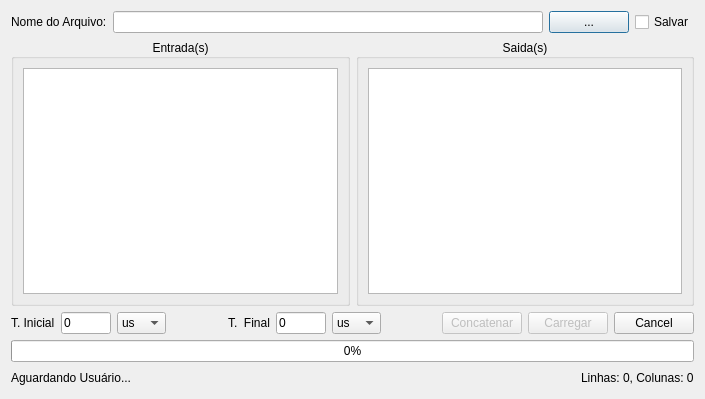
<?xml version="1.0" encoding="UTF-8"?>
<ui version="4.0">
 <class>DialogCar</class>
 <widget class="QDialog" name="DialogCar">
  <property name="geometry">
   <rect>
    <x>0</x>
    <y>0</y>
    <width>705</width>
    <height>399</height>
   </rect>
  </property>
  <property name="windowTitle">
   <string>Dialog</string>
  </property>
  <layout class="QVBoxLayout" name="verticalLayout">
   <item>
    <layout class="QHBoxLayout" name="horizontalLayout_2">
     <item>
      <widget class="QLabel" name="label_3">
       <property name="text">
        <string>Nome do Arquivo:</string>
       </property>
      </widget>
     </item>
     <item>
      <widget class="QLineEdit" name="LECaminho"/>
     </item>
     <item>
      <widget class="QPushButton" name="BSeleciona">
       <property name="sizePolicy">
        <sizepolicy hsizetype="Fixed" vsizetype="Fixed">
         <horstretch>0</horstretch>
         <verstretch>0</verstretch>
        </sizepolicy>
       </property>
       <property name="text">
        <string>...</string>
       </property>
      </widget>
     </item>
     <item>
      <widget class="QCheckBox" name="CBSalvar">
       <property name="text">
        <string>Salvar</string>
       </property>
      </widget>
     </item>
    </layout>
   </item>
   <item>
    <layout class="QHBoxLayout" name="horizontalLayout_5">
     <item>
      <widget class="QGroupBox" name="groupBox">
       <property name="title">
        <string>Entrada(s)</string>
       </property>
       <property name="alignment">
        <set>Qt::AlignCenter</set>
       </property>
       <layout class="QHBoxLayout" name="horizontalLayout_4">
        <item>
         <widget class="QSplitter" name="splitter_3">
          <property name="orientation">
           <enum>Qt::Vertical</enum>
          </property>
          <widget class="QListView" name="LVEntradas"/>
         </widget>
        </item>
       </layout>
      </widget>
     </item>
     <item>
      <widget class="QGroupBox" name="groupBox_2">
       <property name="layoutDirection">
        <enum>Qt::LeftToRight</enum>
       </property>
       <property name="title">
        <string>Saida(s)</string>
       </property>
       <property name="alignment">
        <set>Qt::AlignCenter</set>
       </property>
       <layout class="QHBoxLayout" name="horizontalLayout_6">
        <item>
         <widget class="QSplitter" name="splitter">
          <property name="orientation">
           <enum>Qt::Vertical</enum>
          </property>
          <widget class="QListView" name="LVSaida"/>
         </widget>
        </item>
       </layout>
      </widget>
     </item>
    </layout>
   </item>
   <item>
    <layout class="QHBoxLayout" name="horizontalLayout">
     <item>
      <widget class="QLabel" name="label_4">
       <property name="toolTip">
        <string>&lt;!DOCTYPE HTML PUBLIC &quot;-//W3C//DTD HTML 4.0//EN&quot; &quot;http://www.w3.org/TR/REC-html40/strict.dtd&quot;&gt;
&lt;html&gt;&lt;head&gt;&lt;meta name=&quot;qrichtext&quot; content=&quot;1&quot; /&gt;&lt;style type=&quot;text/css&quot;&gt;
p, li { white-space: pre-wrap; }
&lt;/style&gt;&lt;/head&gt;&lt;body style=&quot; font-family:'MS Shell Dlg 2'; font-size:8.25pt; font-weight:400; font-style:normal;&quot;&gt;
&lt;p style=&quot; margin-top:0px; margin-bottom:0px; margin-left:0px; margin-right:0px; -qt-block-indent:0; text-indent:0px;&quot;&gt;&lt;span style=&quot; font-size:8pt;&quot;&gt;Instante para iniciar a coleta dos dados&lt;/span&gt;&lt;/p&gt;
&lt;p style=&quot; margin-top:0px; margin-bottom:0px; margin-left:0px; margin-right:0px; -qt-block-indent:0; text-indent:0px;&quot;&gt;&lt;span style=&quot; font-size:8pt;&quot;&gt;OBS.: &amp;quot;0&amp;quot; =  coleta do inicio do arquivo &lt;/span&gt;&lt;/p&gt;&lt;/body&gt;&lt;/html&gt;</string>
       </property>
       <property name="text">
        <string>T. Inicial</string>
       </property>
      </widget>
     </item>
     <item>
      <widget class="QLineEdit" name="LETIni">
       <property name="sizePolicy">
        <sizepolicy hsizetype="Fixed" vsizetype="Fixed">
         <horstretch>0</horstretch>
         <verstretch>0</verstretch>
        </sizepolicy>
       </property>
       <property name="maximumSize">
        <size>
         <width>50</width>
         <height>16777215</height>
        </size>
       </property>
       <property name="toolTip">
        <string>&lt;!DOCTYPE HTML PUBLIC &quot;-//W3C//DTD HTML 4.0//EN&quot; &quot;http://www.w3.org/TR/REC-html40/strict.dtd&quot;&gt;
&lt;html&gt;&lt;head&gt;&lt;meta name=&quot;qrichtext&quot; content=&quot;1&quot; /&gt;&lt;style type=&quot;text/css&quot;&gt;
p, li { white-space: pre-wrap; }
&lt;/style&gt;&lt;/head&gt;&lt;body style=&quot; font-family:'MS Shell Dlg 2'; font-size:8.25pt; font-weight:400; font-style:normal;&quot;&gt;
&lt;p style=&quot; margin-top:0px; margin-bottom:0px; margin-left:0px; margin-right:0px; -qt-block-indent:0; text-indent:0px;&quot;&gt;&lt;span style=&quot; font-size:8pt;&quot;&gt;Instante para iniciar a coleta dos dados&lt;/span&gt;&lt;/p&gt;
&lt;p style=&quot; margin-top:0px; margin-bottom:0px; margin-left:0px; margin-right:0px; -qt-block-indent:0; text-indent:0px;&quot;&gt;&lt;span style=&quot; font-size:8pt;&quot;&gt;OBS.: &amp;quot;0&amp;quot; =  coleta do inicio do arquivo &lt;/span&gt;&lt;/p&gt;&lt;/body&gt;&lt;/html&gt;</string>
       </property>
       <property name="text">
        <string>0</string>
       </property>
       <property name="maxLength">
        <number>9999999</number>
       </property>
      </widget>
     </item>
     <item>
      <widget class="QComboBox" name="CBTIni">
       <property name="sizePolicy">
        <sizepolicy hsizetype="Fixed" vsizetype="Fixed">
         <horstretch>0</horstretch>
         <verstretch>0</verstretch>
        </sizepolicy>
       </property>
       <property name="maximumSize">
        <size>
         <width>50</width>
         <height>16777215</height>
        </size>
       </property>
       <property name="currentIndex">
        <number>2</number>
       </property>
       <item>
        <property name="text">
         <string>seg</string>
        </property>
       </item>
       <item>
        <property name="text">
         <string>ms</string>
        </property>
       </item>
       <item>
        <property name="text">
         <string>us</string>
        </property>
       </item>
      </widget>
     </item>
     <item>
      <spacer name="horizontalSpacer_3">
       <property name="orientation">
        <enum>Qt::Horizontal</enum>
       </property>
       <property name="sizeHint" stdset="0">
        <size>
         <width>40</width>
         <height>20</height>
        </size>
       </property>
      </spacer>
     </item>
     <item>
      <widget class="QLabel" name="label_5">
       <property name="toolTip">
        <string>&lt;!DOCTYPE HTML PUBLIC &quot;-//W3C//DTD HTML 4.0//EN&quot; &quot;http://www.w3.org/TR/REC-html40/strict.dtd&quot;&gt;
&lt;html&gt;&lt;head&gt;&lt;meta name=&quot;qrichtext&quot; content=&quot;1&quot; /&gt;&lt;style type=&quot;text/css&quot;&gt;
p, li { white-space: pre-wrap; }
&lt;/style&gt;&lt;/head&gt;&lt;body style=&quot; font-family:'MS Shell Dlg 2'; font-size:8.25pt; font-weight:400; font-style:normal;&quot;&gt;
&lt;p style=&quot; margin-top:0px; margin-bottom:0px; margin-left:0px; margin-right:0px; -qt-block-indent:0; text-indent:0px;&quot;&gt;&lt;span style=&quot; font-size:8pt;&quot;&gt;Instante para finalizar a coleta dos dados&lt;/span&gt;&lt;/p&gt;
&lt;p style=&quot; margin-top:0px; margin-bottom:0px; margin-left:0px; margin-right:0px; -qt-block-indent:0; text-indent:0px;&quot;&gt;&lt;span style=&quot; font-size:8pt;&quot;&gt;OBS.: &amp;quot;0&amp;quot; =  coleta até o fim do arquivo &lt;/span&gt;&lt;/p&gt;&lt;/body&gt;&lt;/html&gt;</string>
       </property>
       <property name="text">
        <string>T.  Final</string>
       </property>
      </widget>
     </item>
     <item>
      <widget class="QLineEdit" name="LETFim">
       <property name="sizePolicy">
        <sizepolicy hsizetype="Fixed" vsizetype="Fixed">
         <horstretch>0</horstretch>
         <verstretch>0</verstretch>
        </sizepolicy>
       </property>
       <property name="maximumSize">
        <size>
         <width>50</width>
         <height>16777215</height>
        </size>
       </property>
       <property name="toolTip">
        <string>&lt;!DOCTYPE HTML PUBLIC &quot;-//W3C//DTD HTML 4.0//EN&quot; &quot;http://www.w3.org/TR/REC-html40/strict.dtd&quot;&gt;
&lt;html&gt;&lt;head&gt;&lt;meta name=&quot;qrichtext&quot; content=&quot;1&quot; /&gt;&lt;style type=&quot;text/css&quot;&gt;
p, li { white-space: pre-wrap; }
&lt;/style&gt;&lt;/head&gt;&lt;body style=&quot; font-family:'MS Shell Dlg 2'; font-size:8.25pt; font-weight:400; font-style:normal;&quot;&gt;
&lt;p style=&quot; margin-top:0px; margin-bottom:0px; margin-left:0px; margin-right:0px; -qt-block-indent:0; text-indent:0px;&quot;&gt;&lt;span style=&quot; font-size:8pt;&quot;&gt;Instante para finalizar a coleta dos dados&lt;/span&gt;&lt;/p&gt;
&lt;p style=&quot; margin-top:0px; margin-bottom:0px; margin-left:0px; margin-right:0px; -qt-block-indent:0; text-indent:0px;&quot;&gt;&lt;span style=&quot; font-size:8pt;&quot;&gt;OBS.: &amp;quot;0&amp;quot; =  coleta até o fim do arquivo &lt;/span&gt;&lt;/p&gt;&lt;/body&gt;&lt;/html&gt;</string>
       </property>
       <property name="text">
        <string>0</string>
       </property>
       <property name="maxLength">
        <number>9999999</number>
       </property>
      </widget>
     </item>
     <item>
      <widget class="QComboBox" name="CBTFim">
       <property name="sizePolicy">
        <sizepolicy hsizetype="Fixed" vsizetype="Fixed">
         <horstretch>0</horstretch>
         <verstretch>0</verstretch>
        </sizepolicy>
       </property>
       <property name="maximumSize">
        <size>
         <width>50</width>
         <height>16777215</height>
        </size>
       </property>
       <property name="currentIndex">
        <number>2</number>
       </property>
       <item>
        <property name="text">
         <string>seg</string>
        </property>
       </item>
       <item>
        <property name="text">
         <string>ms</string>
        </property>
       </item>
       <item>
        <property name="text">
         <string>us</string>
        </property>
       </item>
      </widget>
     </item>
     <item>
      <spacer name="horizontalSpacer">
       <property name="orientation">
        <enum>Qt::Horizontal</enum>
       </property>
       <property name="sizeHint" stdset="0">
        <size>
         <width>40</width>
         <height>20</height>
        </size>
       </property>
      </spacer>
     </item>
     <item>
      <widget class="QSplitter" name="splitter_5">
       <property name="orientation">
        <enum>Qt::Horizontal</enum>
       </property>
       <widget class="QPushButton" name="BConcatenar">
        <property name="enabled">
         <bool>false</bool>
        </property>
        <property name="sizePolicy">
         <sizepolicy hsizetype="Fixed" vsizetype="Minimum">
          <horstretch>0</horstretch>
          <verstretch>0</verstretch>
         </sizepolicy>
        </property>
        <property name="text">
         <string>Concatenar</string>
        </property>
       </widget>
      </widget>
     </item>
     <item>
      <widget class="QPushButton" name="BCarregar">
       <property name="enabled">
        <bool>false</bool>
       </property>
       <property name="sizePolicy">
        <sizepolicy hsizetype="Fixed" vsizetype="Minimum">
         <horstretch>0</horstretch>
         <verstretch>0</verstretch>
        </sizepolicy>
       </property>
       <property name="text">
        <string>Carregar</string>
       </property>
      </widget>
     </item>
     <item>
      <widget class="QPushButton" name="BCancel">
       <property name="sizePolicy">
        <sizepolicy hsizetype="Fixed" vsizetype="Minimum">
         <horstretch>0</horstretch>
         <verstretch>0</verstretch>
        </sizepolicy>
       </property>
       <property name="text">
        <string>Cancel</string>
       </property>
      </widget>
     </item>
    </layout>
   </item>
   <item>
    <widget class="QProgressBar" name="DIC_pb">
     <property name="value">
      <number>0</number>
     </property>
    </widget>
   </item>
   <item>
    <layout class="QHBoxLayout" name="horizontalLayout_3">
     <item>
      <widget class="QLabel" name="LVStBar">
       <property name="text">
        <string>Aguardando Usuário...</string>
       </property>
      </widget>
     </item>
     <item>
      <spacer name="horizontalSpacer_2">
       <property name="orientation">
        <enum>Qt::Horizontal</enum>
       </property>
       <property name="sizeHint" stdset="0">
        <size>
         <width>37</width>
         <height>20</height>
        </size>
       </property>
      </spacer>
     </item>
     <item>
      <widget class="QLabel" name="LVStBar2">
       <property name="text">
        <string>Linhas: 0, Colunas: 0</string>
       </property>
      </widget>
     </item>
    </layout>
   </item>
  </layout>
 </widget>
 <resources/>
 <connections>
  <connection>
   <sender>BCarregar</sender>
   <signal>clicked()</signal>
   <receiver>DialogCar</receiver>
   <slot>slot_UL_Carregar()</slot>
   <hints>
    <hint type="sourcelabel">
     <x>613</x>
     <y>333</y>
    </hint>
    <hint type="destinationlabel">
     <x>219</x>
     <y>221</y>
    </hint>
   </hints>
  </connection>
  <connection>
   <sender>BSeleciona</sender>
   <signal>clicked()</signal>
   <receiver>DialogCar</receiver>
   <slot>slot_UL_Caminho()</slot>
   <hints>
    <hint type="sourcelabel">
     <x>635</x>
     <y>32</y>
    </hint>
    <hint type="destinationlabel">
     <x>527</x>
     <y>20</y>
    </hint>
   </hints>
  </connection>
  <connection>
   <sender>LECaminho</sender>
   <signal>textChanged(QString)</signal>
   <receiver>DialogCar</receiver>
   <slot>slot_UL_Indicar(QString)</slot>
   <hints>
    <hint type="sourcelabel">
     <x>176</x>
     <y>20</y>
    </hint>
    <hint type="destinationlabel">
     <x>4</x>
     <y>42</y>
    </hint>
   </hints>
  </connection>
  <connection>
   <sender>BConcatenar</sender>
   <signal>clicked()</signal>
   <receiver>DialogCar</receiver>
   <slot>slot_UL_Concatenar()</slot>
   <hints>
    <hint type="sourcelabel">
     <x>532</x>
     <y>333</y>
    </hint>
    <hint type="destinationlabel">
     <x>267</x>
     <y>252</y>
    </hint>
   </hints>
  </connection>
  <connection>
   <sender>LVSaida</sender>
   <signal>clicked(QModelIndex)</signal>
   <receiver>DialogCar</receiver>
   <slot>slot_UL_ModelClicked()</slot>
   <hints>
    <hint type="sourcelabel">
     <x>684</x>
     <y>158</y>
    </hint>
    <hint type="destinationlabel">
     <x>555</x>
     <y>310</y>
    </hint>
   </hints>
  </connection>
  <connection>
   <sender>BCancel</sender>
   <signal>clicked()</signal>
   <receiver>DialogCar</receiver>
   <slot>accept()</slot>
   <hints>
    <hint type="sourcelabel">
     <x>694</x>
     <y>333</y>
    </hint>
    <hint type="destinationlabel">
     <x>558</x>
     <y>253</y>
    </hint>
   </hints>
  </connection>
  <connection>
   <sender>DialogCar</sender>
   <signal>finished(int)</signal>
   <receiver>DialogCar</receiver>
   <slot>slot_UL_Finalizar()</slot>
   <hints>
    <hint type="sourcelabel">
     <x>558</x>
     <y>48</y>
    </hint>
    <hint type="destinationlabel">
     <x>557</x>
     <y>70</y>
    </hint>
   </hints>
  </connection>
  <connection>
   <sender>LVEntradas</sender>
   <signal>clicked(QModelIndex)</signal>
   <receiver>DialogCar</receiver>
   <slot>slot_UL_ModelClicked()</slot>
   <hints>
    <hint type="sourcelabel">
     <x>67</x>
     <y>144</y>
    </hint>
    <hint type="destinationlabel">
     <x>4</x>
     <y>307</y>
    </hint>
   </hints>
  </connection>
 </connections>
 <slots>
  <slot>slot_UL_Carregar()</slot>
  <slot>slot_UL_Caminho()</slot>
  <slot>slot_UL_Indicar(QString)</slot>
  <slot>slot_UL_Finalizar()</slot>
  <slot>slot_UL_Concatenar()</slot>
  <slot>slot_UL_SalvarArquivo()</slot>
  <slot>slot_UL_ModelClicked()</slot>
 </slots>
</ui>
